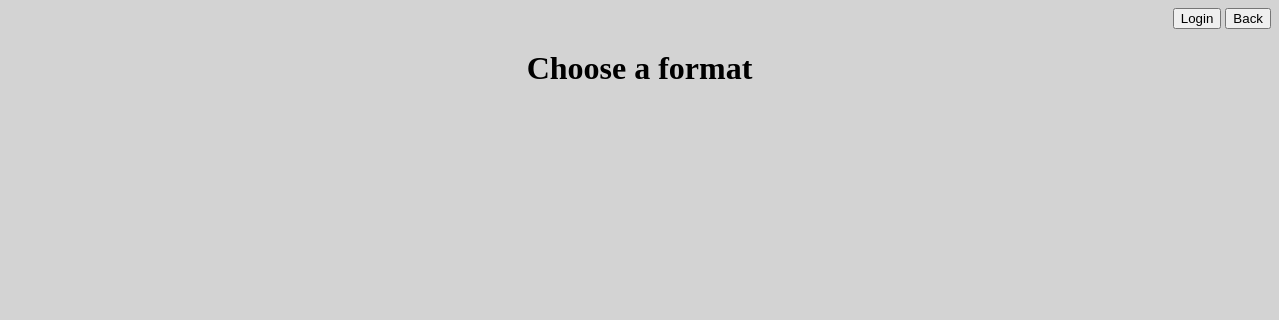
/src/choice.php?subject=2, run on an earlier commit of the app's database.
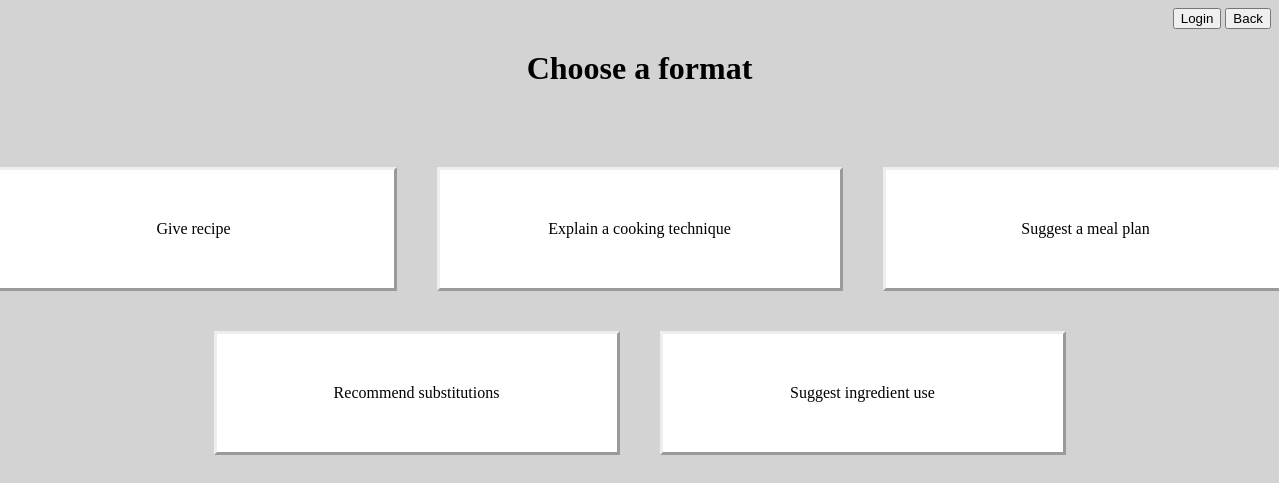
And on a later commit of the database.
### tables this page shows
CREATE TABLE choices (
    id INT AUTO_INCREMENT PRIMARY KEY,
    choice VARCHAR(255),
    prompt TEXT
);

### src/choice.php (the view, shortened to what this page needs)
<?php
require("connection.php");
$Database = $dbh->prepare("SELECT choices.* FROM choices INNER JOIN tags ON choices.id = tags.choice_id WHERE tags.subject_id = :id");
$subjectId = filter_var($_GET['subject'], FILTER_SANITIZE_NUMBER_INT);
$Database->bindParam(':id',$subjectId);
$Database->execute();
$choices = $Database->fetchAll(PDO::FETCH_ASSOC);
?>
<!DOCTYPE html>
<html lang="en">
<head>
    <link rel="stylesheet" href="style.css">
</head>
<body>
    <nav class="right-button-login">
        <?php if (empty($_SESSION["loggedInUser"])) { ?>
            <a href="login-logout/login.php"><button class="login-button">Login</button></a>
            <a href="homepage.php"><button class="back">Back</button></a>
        <?php } ?>
    </nav>
    <div class="title-center-home">
        <h1>Choose a format</h1>
    </div>
    <div class="center-boxes-two">
        <div class="row-boxes">
            <?php
            $counter = 0;
            foreach ($choices as $choice) {
                if ($counter % 3 == 0) { ?>
                    <div class="row">
                <?php } ?>
                <a href="prompt.php?subject=<?=$_GET['subject'];?>&choice=<?=$choice['id'];?>"><p class="boxes-two"><?= $choice['choice'];?></p></a>
                <?php
                $counter++;
                if ($counter % 3 == 0) { ?>
                    </div>
                <?php }
            }
            if ($counter % 3 != 0) { ?>
                </div>
            <?php } ?>
        </div>
    </div>
</body>
</html>

What changed in the data, as far as the page shows it:
added choices: choice "Give recipe"
added choices: choice "Explain a cooking technique"
added choices: choice "Suggest a meal plan"
added choices: choice "Recommend substitutions"
added choices: choice "Suggest ingredient use"
